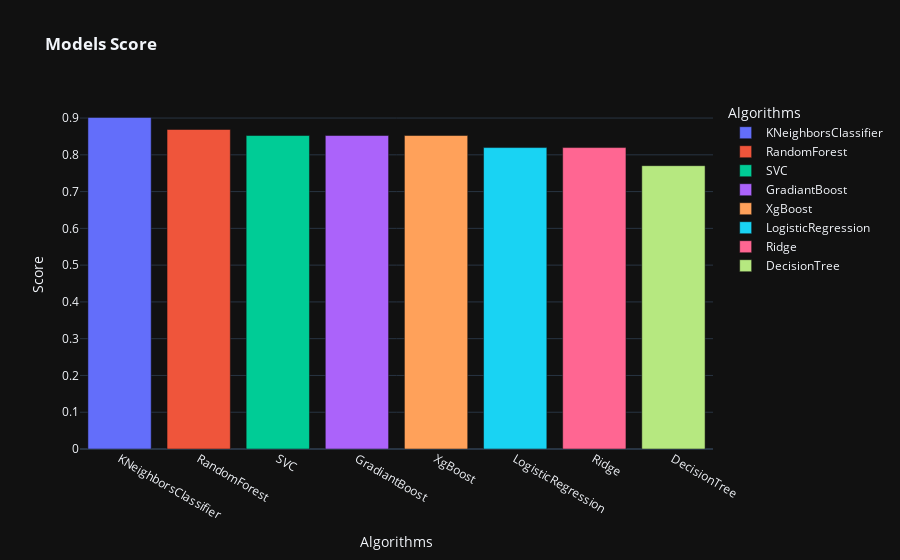

Notebook code cell kept with this figure:
### Code cell
fig = px.bar(data_frame = model_scores,
             x="Algorithms",
             y="Score",
             color="Algorithms", title = "<b>Models Score</b>", template = 'plotly_dark')

fig.update_layout(bargap=0.2)

fig.show()

### Figure 1 — Plotly figure (JSON) as saved in the notebook; plotly's stock layout.template omitted (floating-point values rounded to 4 significant figures)
{"data": [{"alignmentgroup": "True", "hovertemplate": "Algorithms=%{x}<br>Score=%{y}<extra></extra>", "legendgroup": "KNeighborsClassifier", "marker": {"color": "#636efa", "pattern": {"shape": ""}}, "name": "KNeighborsClassifier", "offsetgroup": "KNeighborsClassifier", "orientation": "v", "showlegend": true, "textposition": "auto", "type": "bar", "x": ["KNeighborsClassifier"], "xaxis": "x", "y": [0.9016], "yaxis": "y"}, {"alignmentgroup": "True", "hovertemplate": "Algorithms=%{x}<br>Score=%{y}<extra></extra>", "legendgroup": "RandomForest", "marker": {"color": "#EF553B", "pattern": {"shape": ""}}, "name": "RandomForest", "offsetgroup": "RandomForest", "orientation": "v", "showlegend": true, "textposition": "auto", "type": "bar", "x": ["RandomForest"], "xaxis": "x", "y": [0.8689], "yaxis": "y"}, {"alignmentgroup": "True", "hovertemplate": "Algorithms=%{x}<br>Score=%{y}<extra></extra>", "legendgroup": "SVC", "marker": {"color": "#00cc96", "pattern": {"shape": ""}}, "name": "SVC", "offsetgroup": "SVC", "orientation": "v", "showlegend": true, "textposition": "auto", "type": "bar", "x": ["SVC"], "xaxis": "x", "y": [0.8525], "yaxis": "y"}, {"alignmentgroup": "True", "hovertemplate": "Algorithms=%{x}<br>Score=%{y}<extra></extra>", "legendgroup": "GradiantBoost", "marker": {"color": "#ab63fa", "pattern": {"shape": ""}}, "name": "GradiantBoost", "offsetgroup": "GradiantBoost", "orientation": "v", "showlegend": true, "textposition": "auto", "type": "bar", "x": ["GradiantBoost"], "xaxis": "x", "y": [0.8525], "yaxis": "y"}, {"alignmentgroup": "True", "hovertemplate": "Algorithms=%{x}<br>Score=%{y}<extra></extra>", "legendgroup": "XgBoost", "marker": {"color": "#FFA15A", "pattern": {"shape": ""}}, "name": "XgBoost", "offsetgroup": "XgBoost", "orientation": "v", "showlegend": true, "textposition": "auto", "type": "bar", "x": ["XgBoost"], "xaxis": "x", "y": [0.8525], "yaxis": "y"}, {"alignmentgroup": "True", "hovertemplate": "Algorithms=%{x}<br>Score=%{y}<extra></extra>", "legendgroup": "LogisticRegression", "marker": {"color": "#19d3f3", "pattern": {"shape": ""}}, "name": "LogisticRegression", "offsetgroup": "LogisticRegression", "orientation": "v", "showlegend": true, "textposition": "auto", "type": "bar", "x": ["LogisticRegression"], "xaxis": "x", "y": [0.8197], "yaxis": "y"}, {"alignmentgroup": "True", "hovertemplate": "Algorithms=%{x}<br>Score=%{y}<extra></extra>", "legendgroup": "Ridge", "marker": {"color": "#FF6692", "pattern": {"shape": ""}}, "name": "Ridge", "offsetgroup": "Ridge", "orientation": "v", "showlegend": true, "textposition": "auto", "type": "bar", "x": ["Ridge"], "xaxis": "x", "y": [0.8197], "yaxis": "y"}, {"alignmentgroup": "True", "hovertemplate": "Algorithms=%{x}<br>Score=%{y}<extra></extra>", "legendgroup": "DecisionTree", "marker": {"color": "#B6E880", "pattern": {"shape": ""}}, "name": "DecisionTree", "offsetgroup": "DecisionTree", "orientation": "v", "showlegend": true, "textposition": "auto", "type": "bar", "x": ["DecisionTree"], "xaxis": "x", "y": [0.7705], "yaxis": "y"}], "layout": {"bargap": 0.2, "barmode": "relative", "legend": {"title": {"text": "Algorithms"}, "tracegroupgap": 0}, "title": {"text": "<b>Models Score</b>"}, "xaxis": {"anchor": "y", "categoryarray": ["KNeighborsClassifier", "RandomForest", "SVC", "GradiantBoost", "XgBoost", "LogisticRegression", "Ridge", "DecisionTree"], "categoryorder": "array", "domain": [0, 1], "title": {"text": "Algorithms"}}, "yaxis": {"anchor": "x", "domain": [0, 1], "title": {"text": "Score"}}}}
